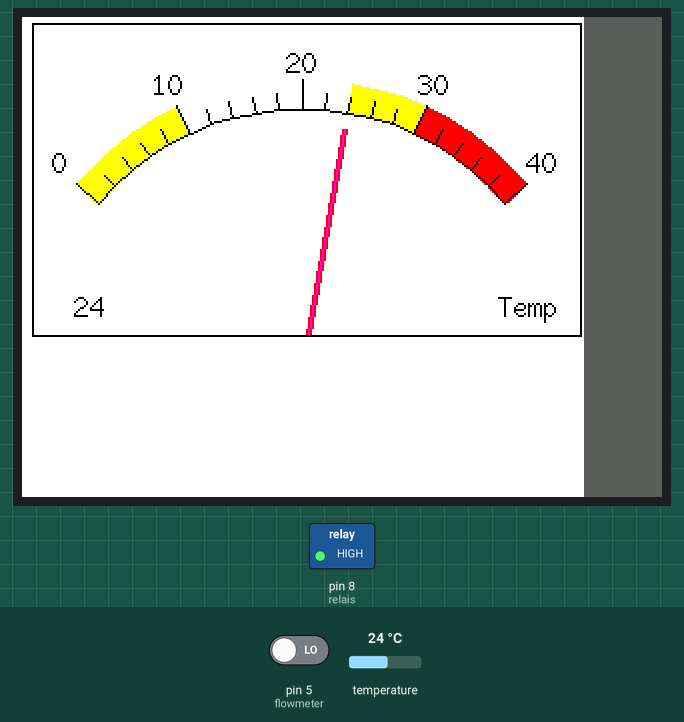
Simulated run of this sketch. Board: Arduino Uno, built with avr-gcc and run on an emulated ATmega328P. On the bench: 320×240 colour display, switched loads named in the sketch (green lamp = pin HIGH). The test bench sets the inputs (shaded band); at power-on: temperature 24 °C, pin 5 (flowmeter) LOW. What the sketch prints to the serial monitor is not drawn.

Above: at 1.7 s.
1.8 s: temperature set to 1 °C
At 3.4 s:
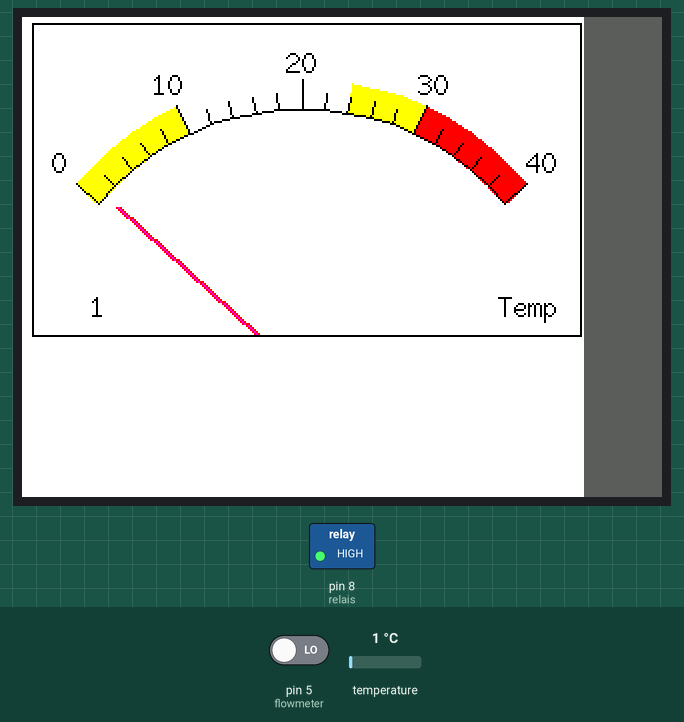
3.7 s: temperature set to 41 °C
At 5.4 s:
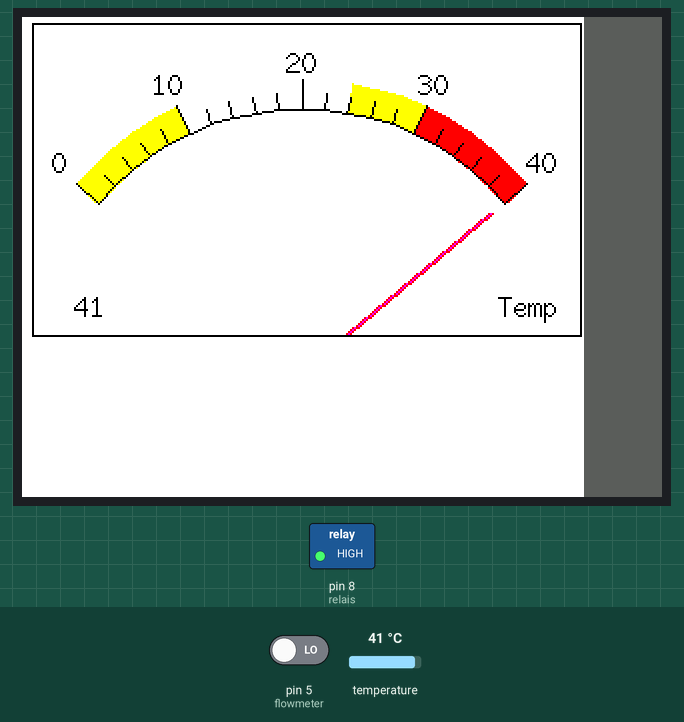
5.7 s: pin 5 (flowmeter) driven HIGH
At 5.95 s:
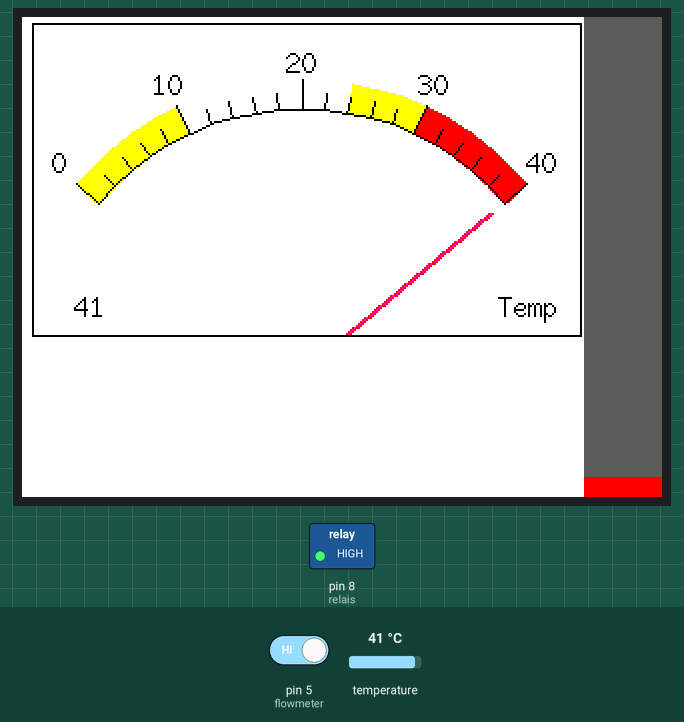
7.5 s: temperature set to 19 °C
At 8.9 s:
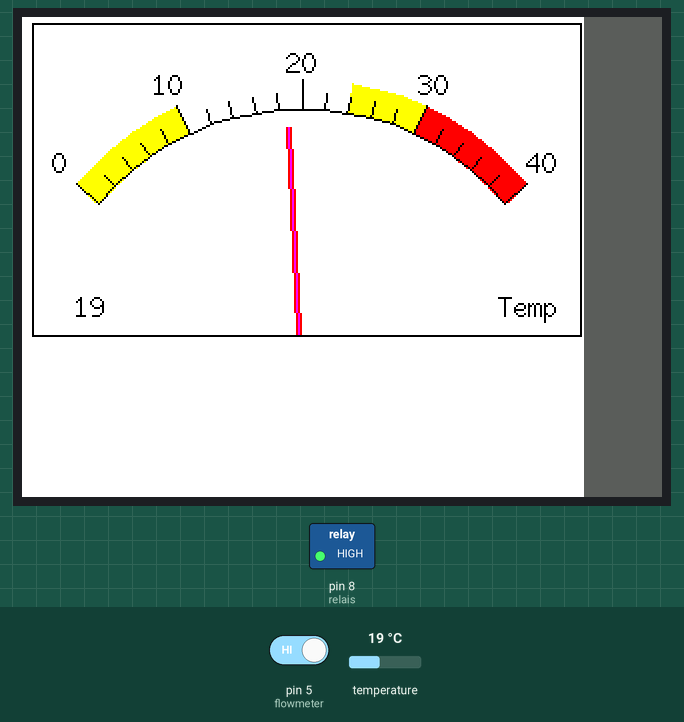
9.5 s: pin 5 (flowmeter) driven LOW
At 9.78 s:
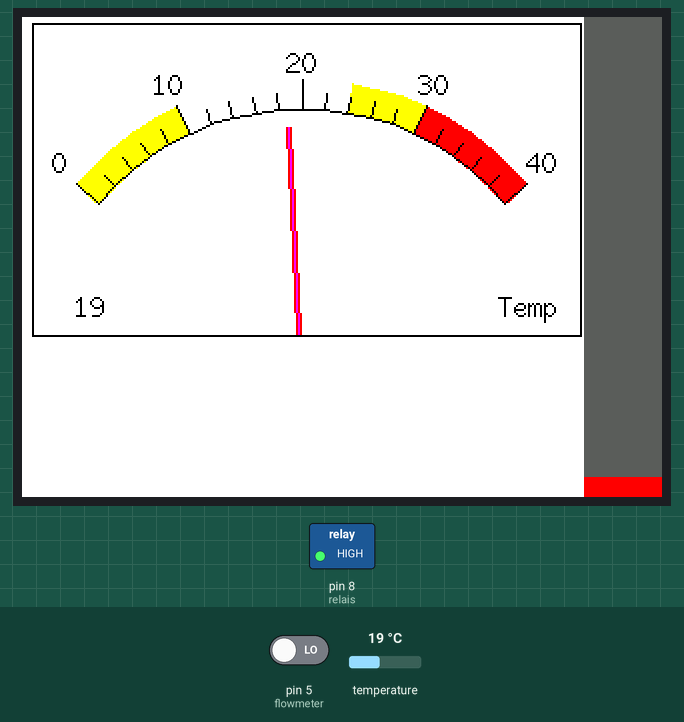
11.3 s: temperature set to 27.4 °C
At 12.2 s:
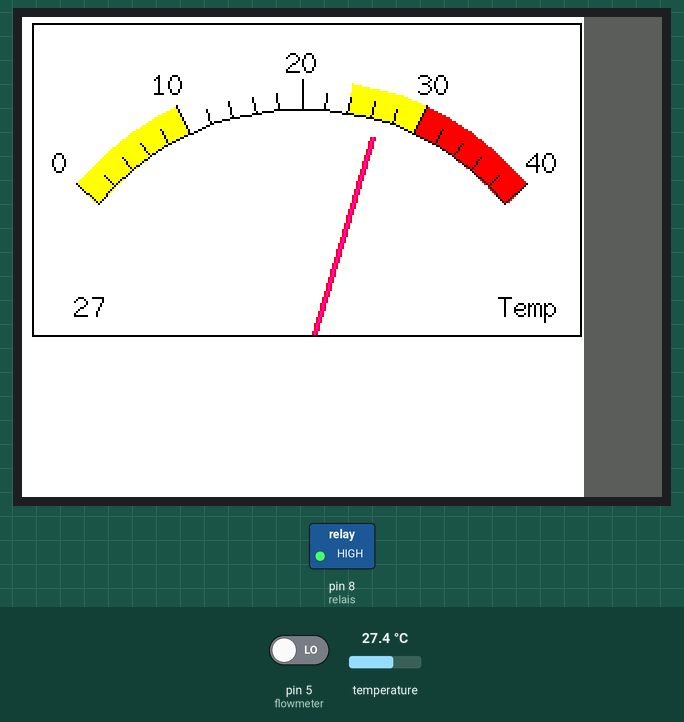
13.2 s: temperature set to 28.7 °C
Timing chart, 0 to 15.9 s (numbered marks = the images above; inputs shaded):
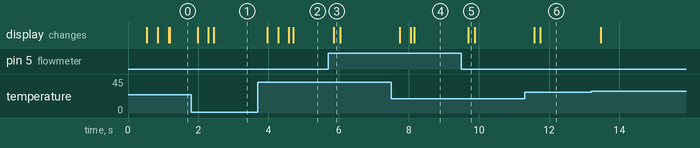

Measured:
- after the input at 1.8 s, the display: first changes after 0.19 s (image 1 shows a later state)
- after the input at 3.7 s, the display: first changes after 0.26 s (image 2 shows a later state)
- after the input at 5.7 s, the display: changes after 0.17 s (image 3)
- after the input at 7.5 s, the display: first changes after 0.25 s (image 4 shows a later state)
- after the input at 9.5 s, the display: changes after 0.20 s (image 5)
- after the input at 11.3 s, the display: first changes after 0.28 s (image 6 shows a later state)

The sketch:

laser-cooling-guard.ino
```cpp
#include <OneWire.h>
#include <DallasTemperature.h>
#include "needle.h"


// pins:
const int flowmeter = 5;
const int relais = 8;

OneWire ds(4);
DallasTemperature sensors(&ds);
DeviceAddress     sensor_address;

void setup() {
  Serial.begin(9600); // debug output only
  pinMode(flowmeter, INPUT);
  pinMode(relais, OUTPUT);
  digitalWrite(relais, HIGH); // start with laser OFF

  sensors.begin();
  sensors.setResolution(9);
  sensors.getAddress(sensor_address, 0);
  sensors.requestTemperatures();

  setupAnalogMeter();
}

int loopctr = 0;
int pulses = 0;
int lastread = 0;

static const double tmin = 10, tmax = 28;
static const int flow_min = 2;

void loop() {
  int thisread = digitalRead(flowmeter);
  pulses += (lastread != thisread) ? 1 : 0;
  lastread = thisread;

  ++loopctr;
  if (loopctr > 0x1000 && sensors.isConversionAvailable(sensor_address)) {
    float celsius = sensors.getTempC(sensor_address);
    sensors.requestTemperatures();

    plotNeedle(celsius, 5);
    barLines(pulses);

    bool everything_is_fine = true;
    everything_is_fine &= celsius >= tmin;
    everything_is_fine &= celsius <= tmax;
    everything_is_fine &= pulses >= flow_min;

    digitalWrite(relais, everything_is_fine ? LOW : HIGH);

    Serial.print("  Temperature = ");
    Serial.print(celsius);
    Serial.print(" Celsius, ");

    Serial.print(pulses);
    Serial.print(" pulses -> ");
    Serial.println(everything_is_fine ? "OK" : "PROBLEM");
    pulses = 0;
    loopctr = 0;
  } else if (loopctr > 0x10000) {
    // something went wrong
    Serial.println("timeout waiting for temp");
    sensors.getAddress(sensor_address, 0);
    sensors.requestTemperatures();
    loopctr = 0;
  }
}
```

needle.h
```cpp
/*
 An example analogue meter using a ILI9341 TFT LCD screen

 This example uses the hardware SPI only and a board based
 on the ATmega328

 Needs Fonts 2, and 7 (also Font 4 if using large scale label)

 Comment out lines 153 and 197 to reduce needle flicker and
 to remove need for Font 4 (which uses ~8k of FLASH!)

 Alan Senior 23/2/2015
 */

/*
  Removed some code not used in this project.
  Check http://www.instructables.com/id/Arduino-sketch-for-a-retro-analogue-meter-graphic-/
  for Alan Senior's original code.

  Christopher Creutzig, 2015-05-21
*/

// These are the connections for the UNO to display
#define sclk 13  // Don't change
#define mosi 11  // Don't change
#define cs   10  // If cs and dc pin allocations are changed then
#define dc   9   // comment out #define F_AS_T line in "Adafruit_ILI9341_FAST.h"
                 // (which is inside "Adafriit_ILI9341_AS" library)

#define rst  7  // Can alternatively connect this to the Arduino reset

#include <Adafruit_GFX_AS.h>     // Core graphics library
#include <Adafruit_ILI9341_AS.h> // Fast hardware-specific library
#include <SPI.h>

#define ILI9341_GREY 0x5AEB

Adafruit_ILI9341_AS tft = Adafruit_ILI9341_AS(cs, dc, rst); // Invoke custom library

float ltx = 0;    // Saved x coord of bottom of needle
uint16_t osx = 120, osy = 120; // Saved x & y coords

int old_analog =  -999; // Value last displayed

// position parameters
static const int xmin = 0, xmax = 280, ymin = 0, ymax = 160;
static const int xmid = (xmin+xmax)/2;
static const int needle_length = 123, scale_dia = 132;
static const int needle_outside = 20;
static const int yoffset = ymax+needle_outside-2;

static const double degToAngle = 0.0174532925;

// value parameters
static const int val_min = 0, val_max = 40;

// #########################################################################
// Update needle position
// This function is blocking while needle moves, time depends on ms_delay
// 10ms minimises needle flicker if text is drawn within needle sweep area
// Smaller values OK if text not in sweep area, zero for instant movement but
// does not look realistic... (note: 100 increments for full scale deflection)
// #########################################################################
void plotNeedle(int value, byte ms_delay)
{
  tft.setTextColor(ILI9341_BLACK, ILI9341_WHITE);
  char buf[8]; dtostrf(value, 4, 0, buf);
  tft.drawRightString(buf, xmin + 42, ymax - 23, 2);

  if (value < val_min) value = val_min; // Limit value to emulate needle end stops
  if (value > val_max) value = val_max;

  // Move the needle until new value reached
  while (!(value == old_analog)) {
    if (old_analog < value) {
      old_analog++;
    } else {
      old_analog--;
    }

    if (ms_delay == 0) {
      old_analog = value; // Update immediately if delay is 0
    }

    float sdeg = map(old_analog, val_min, val_max, -140, -40); // Map value to angle
    // Calculate tip of needle coords
    float sx = cos(sdeg * degToAngle);
    float sy = sin(sdeg * degToAngle);

    // Calculate x delta of needle start (does not start at pivot point)
    float tx = tan((sdeg+90) * degToAngle);

    // Erase old needle image
    tft.drawLine(xmid + needle_outside * ltx - 1, yoffset - needle_outside, osx - 1, osy, ILI9341_WHITE);
    tft.drawLine(xmid + needle_outside * ltx, yoffset - needle_outside, osx, osy, ILI9341_WHITE);
    tft.drawLine(xmid + needle_outside * ltx + 1, yoffset - needle_outside, osx + 1, osy, ILI9341_WHITE);

    // Re-plot text under needle
    tft.setTextColor(ILI9341_BLACK);

    // Store new needle end coords for next erase
    ltx = tx;
    osx = sx * needle_length + xmid;
    osy = sy * needle_length + yoffset;

    // Draw the needle in the new position, magenta makes needle a bit bolder
    // draws 3 lines to thicken needle
    tft.drawLine(xmid + needle_outside * ltx - 1, yoffset - needle_outside, osx - 1, osy, ILI9341_RED);
    tft.drawLine(xmid + needle_outside * ltx, yoffset - needle_outside, osx, osy, ILI9341_MAGENTA);
    tft.drawLine(xmid + needle_outside * ltx + 1, yoffset - needle_outside, osx + 1, osy, ILI9341_RED);

    // Slow needle down slightly as it approaches new position
    if (abs(old_analog - value) < 10) ms_delay += ms_delay / 5;

    // Wait before next update
    delay(ms_delay);
  }
}

// #########################################################################
//  Draw the analogue meter on the screen
// #########################################################################

void analogMeter()
{
  // Meter outline
  // tft.fillRect(xmin, ymin, xmax, ymax, ILI9341_GREY);
  // tft.fillRect(xmin+5, ymin+3, xmax-5, ymax-3, ILI9341_WHITE);

  tft.setTextColor(ILI9341_BLACK);  // Text colour

  // Draw ticks every 5 degrees from -50 to +50 degrees (100 deg. FSD swing)
  for (int i = -50; i < 51; i += 5) {
    // Long scale tick length
    int tl = 15;


    // Coordinates of tick to draw
    float sx = cos((i - 90) * degToAngle);
    float sy = sin((i - 90) * degToAngle);
    uint16_t x0 = sx * (scale_dia + tl) + xmid;
    uint16_t y0 = sy * (scale_dia + tl) + yoffset;
    uint16_t x1 = sx * scale_dia + xmid;
    uint16_t y1 = sy * scale_dia + yoffset;

    // Coordinates of next tick for zone fill
    float sx2 = cos((i + 5 - 90) * degToAngle);
    float sy2 = sin((i + 5 - 90) * degToAngle);
    int x2 = sx2 * (scale_dia + tl) + xmid;
    int y2 = sy2 * (scale_dia + tl) + yoffset;
    int x3 = sx2 * scale_dia + xmid;
    int y3 = sy2 * scale_dia + yoffset;

    // Yellow zone limits
    if (i < -25 || (i >= 10 && i < 25)) {
      tft.fillTriangle(x0, y0, x1, y1, x2, y2, ILI9341_YELLOW);
      tft.fillTriangle(x1, y1, x2, y2, x3, y3, ILI9341_YELLOW);
    }

    // Orange zone limits
    if (i >= 25 && i < 50) {
      tft.fillTriangle(x0, y0, x1, y1, x2, y2, ILI9341_ORANGE);
      tft.fillTriangle(x1, y1, x2, y2, x3, y3, ILI9341_ORANGE);
    }

    // Red zone limits
    if (i >= 25 && i < 50) {
      tft.fillTriangle(x0, y0, x1, y1, x2, y2, ILI9341_RED);
      tft.fillTriangle(x1, y1, x2, y2, x3, y3, ILI9341_RED);
    }

    // Short scale tick length
    if (i % 25 != 0) tl = 8;

    // Recalculate coords in case tick length changed
    x0 = sx * (scale_dia + tl) + xmid;
    y0 = sy * (scale_dia + tl) + yoffset;
    x1 = sx * scale_dia + xmid;
    y1 = sy * scale_dia + yoffset;

    // Draw tick
    tft.drawLine(x0, y0, x1, y1, ILI9341_BLACK);

    // Check if labels should be drawn, with position tweaks
    if (i % 25 == 0) {
      // Calculate label positions
      x0 = sx * (scale_dia + tl + 10) + xmid;
      y0 = sy * (scale_dia + tl + 10) + yoffset;
      switch (i / 25) {
        case -2: tft.drawCentreString("0", x0, y0 - 12, 2); break;
        case -1: tft.drawCentreString("10", x0, y0 - 9, 2); break;
        case 0: tft.drawCentreString("20", x0, y0 - 6, 2); break;
        case 1: tft.drawCentreString("30", x0, y0 - 9, 2); break;
        case 2: tft.drawCentreString("40", x0, y0 - 12, 2); break;
      }
    }

    // Now draw the arc of the scale
    sx = cos((i + 5 - 90) * degToAngle);
    sy = sin((i + 5 - 90) * degToAngle);
    x0 = sx * scale_dia + xmid;
    y0 = sy * scale_dia + yoffset;
    // Draw scale arc, don't draw the last part
    if (i < 50) tft.drawLine(x0, y0, x1, y1, ILI9341_BLACK);
  }

  tft.drawString("Temp", xmax - 42, ymax - 23, 2); // Font doesn't have a ° symbol
  tft.drawRect(xmin+5, ymin+3, xmax-5, ymax-3, ILI9341_BLACK); // Draw bezel line

  plotNeedle(0,0); // Put meter needle at 0
}

static int bar_min = 0;
static int bar_max = 23;
static int bar_warnbelow = 5;
static int bar_xmin = xmax+1, bar_xmax = 320, bar_ymin = 0, bar_ymax = 240;
void barLines(int value) {
  tft.fillRect(bar_xmin, bar_ymin, bar_xmax, bar_ymax, ILI9341_GREY);

  if (value < bar_min) {
    value = bar_min;
  }
  if (value > bar_max) {
    value = bar_max;
  }

  tft.fillRect(bar_xmin, map(value, bar_min, bar_max, bar_ymax, bar_ymin),
    bar_xmax, bar_ymax,
    value < bar_warnbelow ? ILI9341_RED : ILI9341_GREEN);
}

void setupAnalogMeter(void) {
  tft.init();
  tft.setRotation(3);

  tft.fillScreen(ILI9341_WHITE);

  analogMeter(); // Draw analogue meter
  barLines(0);
}
```
